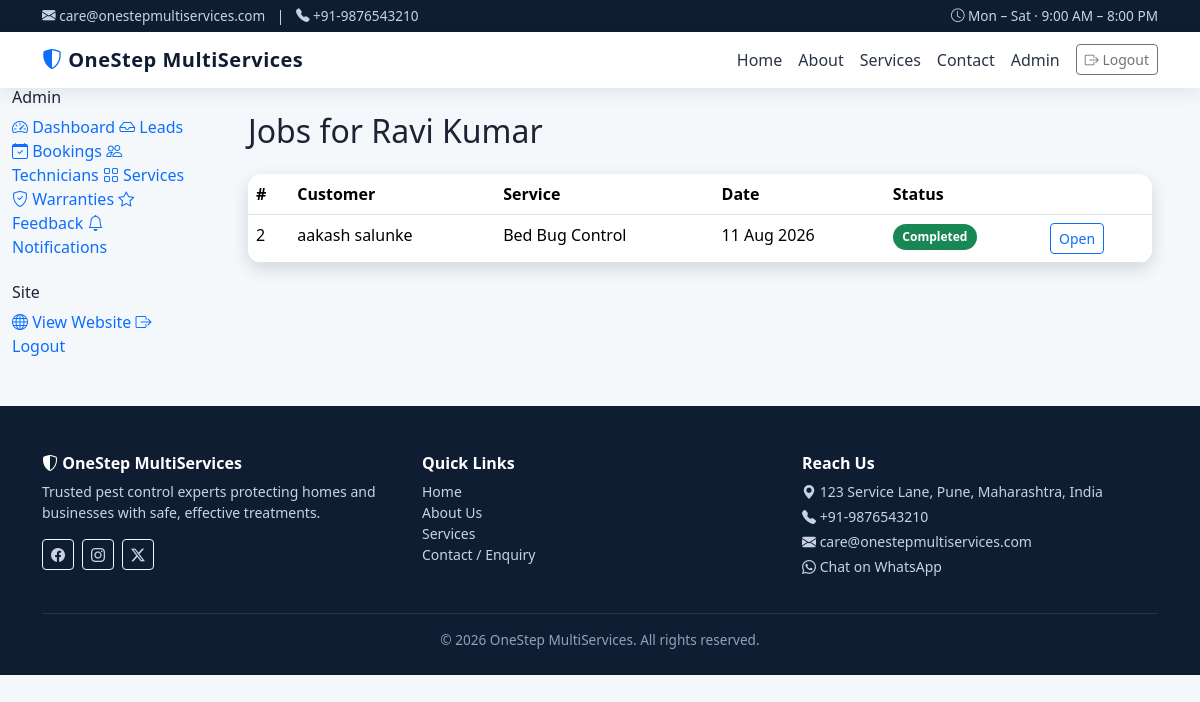
Page /admin/technicians/2 (signed in) on the committed database.
### models.py (models this page shows, shortened)
class User(UserMixin, db.Model):
    __tablename__ = "users"
    id = db.Column(db.Integer, primary_key=True)
    name = db.Column(db.String(120), nullable=False)
    email = db.Column(db.String(180), unique=True, nullable=False, index=True)
    phone = db.Column(db.String(32))
    password_hash = db.Column(db.String(255), nullable=False)
    role = db.Column(db.String(20), nullable=False, default="TECHNICIAN")  # ADMIN / TECHNICIAN
    is_active = db.Column(db.Boolean, default=True)
    created_at = db.Column(db.DateTime, default=datetime.utcnow)
    notifications = db.relationship("Notification", backref="user", lazy=True)
    bookings = db.relationship("Booking", backref="technician", lazy=True)
    @property
    def is_admin(self):
        return self.role == "ADMIN"

class Booking(db.Model):
    __tablename__ = "bookings"
    id = db.Column(db.Integer, primary_key=True)
    customer_id = db.Column(db.Integer, db.ForeignKey("customers.id"), nullable=False)
    service_id = db.Column(db.Integer, db.ForeignKey("services.id"), nullable=False)
    lead_id = db.Column(db.Integer, db.ForeignKey("leads.id"))
    technician_id = db.Column(db.Integer, db.ForeignKey("users.id"))
    booking_date = db.Column(db.Date, nullable=False)
    booking_time = db.Column(db.String(20))  # HH:MM
    address = db.Column(db.String(255))
    notes = db.Column(db.Text)
    status = db.Column(db.String(20), default="Pending")  # Pending/Confirmed/Assigned/In Progress/Completed/Cancelled
    completed_at = db.Column(db.DateTime)
    created_at = db.Column(db.DateTime, default=datetime.utcnow, index=True)
    feedback = db.relationship("Feedback", backref="booking", uselist=False, lazy=True)

class Customer(db.Model):
    __tablename__ = "customers"
    id = db.Column(db.Integer, primary_key=True)
    name = db.Column(db.String(120), nullable=False)
    phone = db.Column(db.String(32), nullable=False, index=True)
    email = db.Column(db.String(180), index=True)
    address = db.Column(db.String(255))
    city = db.Column(db.String(80))
    created_at = db.Column(db.DateTime, default=datetime.utcnow)
    leads = db.relationship("Lead", backref="customer", lazy=True)
    bookings = db.relationship("Booking", backref="customer", lazy=True)
    feedback = db.relationship("Feedback", backref="customer", lazy=True)

class Service(db.Model):
    __tablename__ = "services"
    id = db.Column(db.Integer, primary_key=True)
    name = db.Column(db.String(120), nullable=False, unique=True)
    slug = db.Column(db.String(120), unique=True, index=True)
    short_description = db.Column(db.String(255))
    description = db.Column(db.Text)
    benefits = db.Column(db.Text)
    process = db.Column(db.Text)
    faq = db.Column(db.Text)  # JSON-encoded Q&A list
    image = db.Column(db.String(255))  # static/images/<file>
    icon = db.Column(db.String(80))  # bootstrap-icons class e.g. bi-bug
    status = db.Column(db.String(20), default="ACTIVE")  # ACTIVE / INACTIVE
    created_at = db.Column(db.DateTime, default=datetime.utcnow)
    leads = db.relationship("Lead", backref="service", lazy=True)
    bookings = db.relationship("Booking", backref="service", lazy=True)

### blueprints/admin.py (the view)
    @login_required
    def wrapped(*a, **kw):
        if not current_user.is_admin:
            abort(403)
        return view(*a, **kw)

### blueprints/admin.py (called while the page is built)
def _admin_required(view):
    @login_required
    def wrapped(*a, **kw):
        if not current_user.is_admin:
            abort(403)
        return view(*a, **kw)
    wrapped.__name__ = view.__name__
    return wrapped

@bp.route("/technicians/<int:tech_id>")
@_admin_required
def technician_jobs(tech_id):
    t = User.query.get_or_404(tech_id)
    jobs = Booking.query.filter_by(technician_id=t.id).order_by(Booking.booking_date.desc()).all()
    return render_template("admin/technician_jobs.html", tech=t, jobs=jobs)

### app/templates/admin/technician_jobs.html
{% extends "admin/_layout.html" %}
{% block admin_content %}
<h2 class="mb-4">Jobs for {{ tech.name }}</h2>
<div class="os-card p-0">
  <table class="table os-table mb-0">
    <thead><tr>
      <th>#</th><th>Customer</th><th>Service</th><th>Date</th><th>Status</th><th></th>
    </tr></thead>
    <tbody>
      {% for j in jobs %}
      <tr>
        <td>{{ j.id }}</td>
        <td>{{ j.customer.name }}</td>
        <td>{{ j.service.name }}</td>
        <td>{{ j.booking_date.strftime('%d %b %Y') }}</td>
        <td><span class="pill {{ j.status|lower|replace(' ', '') }}">{{ j.status }}</span></td>
        <td><a href="{{ url_for('admin.booking_detail', booking_id=j.id) }}" class="btn btn-sm btn-outline-primary">Open</a></td>
      </tr>
      {% else %}
      <tr><td colspan="6" class="text-center text-muted py-4">No jobs assigned.</td></tr>
      {% endfor %}
    </tbody>
  </table>
</div>
{% endblock %}

### app/static/css/style.css (style rules this page uses)
:root { --os-primary: #0d6efd; --os-primary-dark: #0a58ca; --os-accent: #20c997; --os-dark: #0f1d33; --os-muted: #6c757d; --os-bg: #f5f8fb; --os-card-shadow: 0 6px 18px rgba(15, 29, 51, 0.08); --os-radius: 14px; }
body { background: var(--os-bg); font-family: 'Segoe UI', Roboto, system-ui, -apple-system, sans-serif; color: #1c2434; }
a { text-decoration: none; }
.os-card { background: #fff; border-radius: var(--os-radius); box-shadow: var(--os-card-shadow); border: 0; transition: transform .2s ease, box-shadow .2s ease; }
.os-table { background: #fff; border-radius: var(--os-radius); overflow: hidden; box-shadow: var(--os-card-shadow); }
.os-table thead { background: #eef3fb; color: var(--os-dark); }
.pill { display: inline-block; padding: .25rem .6rem; font-size: .75rem; font-weight: 600; border-radius: 999px; background: #eef3fb; color: var(--os-dark); }
.pill.completed { background: #198754; color: #fff; }

### rows in the picture
User: name "Ravi Kumar"
Booking: id "2", customer.name "aakash salunke", service.name "Bed Bug Control", booking_date "11 Aug 2026", status "Completed"

### other values in the picture
{{ business_email }} "care@onestepmultiservices.com"
{{ business_phone }} "+91-9876543210"
{{ business_name }} "OneStep MultiServices"
{{ business_address }} "123 Service Lane, Pune, Maharashtra, India"
